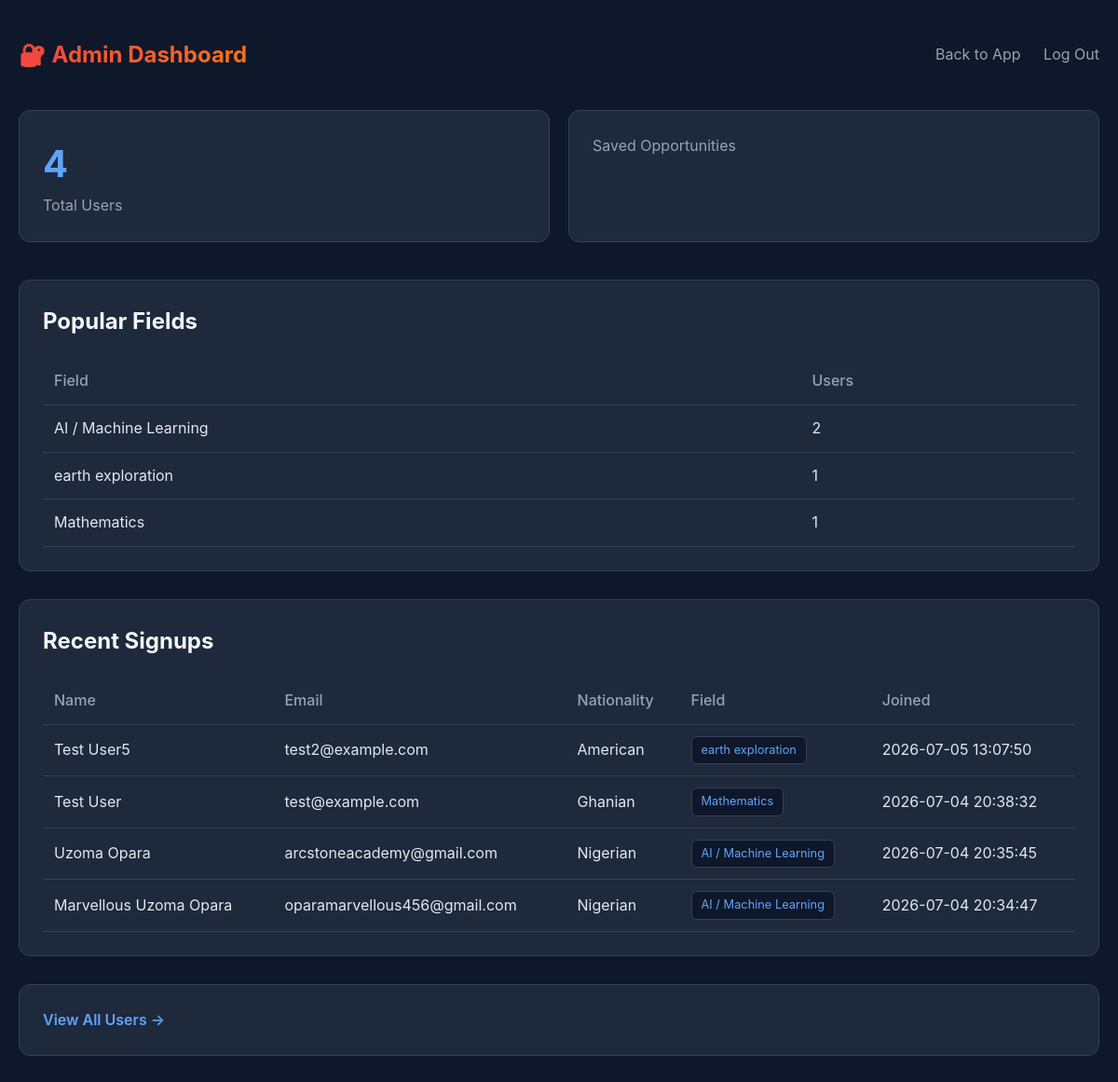
/admin (signed in), run on the app's committed database.
### tables this page shows
CREATE TABLE users (
            id INTEGER PRIMARY KEY AUTOINCREMENT,
            email TEXT UNIQUE NOT NULL,
            password_hash TEXT NOT NULL,
            name TEXT NOT NULL,
            nationality TEXT DEFAULT 'Nigerian',
            education TEXT DEFAULT 'BSc Physics',
            field TEXT DEFAULT 'AI / Machine Learning',
            status TEXT DEFAULT 'NYSC',
            created_at TIMESTAMP DEFAULT CURRENT_TIMESTAMP
        );

### web_app.py (the view)
@app.get("/admin", response_class=HTMLResponse)
def admin_dashboard(request: Request, admin: dict = Depends(get_admin_user)):
    if not admin:
        return RedirectResponse(url="/", status_code=302)
    conn = get_db()
    total_users = conn.execute("SELECT COUNT(*) as count FROM users").fetchone()["count"]
    total_saved = conn.execute("SELECT COUNT(*) as count FROM saved_opportunities").fetchone()["count"]
    recent_signups = conn.execute(
        "SELECT * FROM users ORDER BY created_at DESC LIMIT 10"
    ).fetchall()
    popular_fields = conn.execute("""
        SELECT field, COUNT(*) as count
        FROM users
        GROUP BY field
        ORDER BY count DESC
        LIMIT 5
    """).fetchall()
    conn.close()
    return templates.TemplateResponse(
        request=request,
        name="admin.html",
        context={
            "admin": admin,
            "total_users": total_users,
            "total_saved": total_saved,
            "recent_signups": [dict(r) for r in recent_signups],
            "popular_fields": [dict(r) for r in popular_fields],
        }
    )

### templates/admin.html (shortened to what this page needs)
<!DOCTYPE html>
<html lang="en">
<head>
</head>
<body>
    <div class="container">
        <div class="nav">
            <h1>🔐 Admin Dashboard</h1>
            <div class="nav-links">
                <a href="/">Back to App</a>
                <a href="/logout">Log Out</a>
            </div>
        </div>
        <div class="stats-grid">
            <div class="stat-card">
                <div class="number">{{ total_users }}</div>
                <div class="label">Total Users</div>
            </div>
            <div class="stat-card">
                <div class="label">Saved Opportunities</div>
            </div>
        </div>
        <div class="section">
            <h2>Popular Fields</h2>
            <table>
                <thead>
                    <tr>
                        <th>Field</th>
                        <th>Users</th>
                    </tr>
                </thead>
                <tbody>
                    {% for field in popular_fields %}
                    <tr>
                        <td>{{ field.field }}</td>
                        <td>{{ field.count }}</td>
                    </tr>
                    {% endfor %}
                </tbody>
            </table>
        </div>
        <div class="section">
            <h2>Recent Signups</h2>
            <table>
                <thead>
                    <tr>
                        <th>Name</th>
                        <th>Email</th>
                        <th>Nationality</th>
                        <th>Field</th>
                        <th>Joined</th>
                    </tr>
                </thead>
                <tbody>
                    {% for user in recent_signups %}
                    <tr>
                        <td>{{ user.name }}</td>
                        <td>{{ user.email }}</td>
                        <td>{{ user.nationality }}</td>
                        <td><span class="badge badge-blue">{{ user.field }}</span></td>
                        <td>{{ user.created_at }}</td>
                    </tr>
                    {% endfor %}
                </tbody>
            </table>
        </div>
        <div class="section">
            <a href="/admin/users" style="color: #60a5fa; text-decoration: none; font-weight: 600;">
                View All Users →
            </a>
        </div>
    </div>
</body>
</html>

### templates/admin.html (style rules this page uses)
* { margin: 0; padding: 0; box-sizing: border-box; }
body { font-family: -apple-system, BlinkMacSystemFont, 'Segoe UI', Roboto, sans-serif; background: #0f172a; color: #e2e8f0; line-height: 1.6; }
.container { max-width: 1200px; margin: 0 auto; padding: 40px 20px; }
.nav { display: flex; justify-content: space-between; align-items: center; margin-bottom: 40px; }
.nav h1 { font-size: 1.5rem; background: linear-gradient(135deg, #ef4444, #f97316); -webkit-background-clip: text; -webkit-text-fill-color: transparent; }
.nav-links a { color: #94a3b8; text-decoration: none; margin-left: 20px; }
.stats-grid { display: grid; grid-template-columns: repeat(auto-fit, minmax(250px, 1fr)); gap: 20px; margin-bottom: 40px; }
.stat-card { background: #1e293b; border: 1px solid #334155; border-radius: 12px; padding: 25px; }
.stat-card .number { font-size: 2.5rem; font-weight: 700; color: #60a5fa; }
.stat-card .label { color: #94a3b8; }
.section { background: #1e293b; border: 1px solid #334155; border-radius: 12px; padding: 25px; margin-bottom: 30px; }
.section h2 { color: #f1f5f9; margin-bottom: 20px; }
table { width: 100%; border-collapse: collapse; }
th, td { text-align: left; padding: 12px; border-bottom: 1px solid #334155; }
th { color: #94a3b8; font-weight: 500; }
td { color: #e2e8f0; }
.badge { display: inline-block; padding: 4px 10px; border-radius: 6px; font-size: 0.8rem; }
.badge-blue { background: #0f172a; color: #60a5fa; border: 1px solid #334155; }

### data on the page
users: name "Test User5", email "test2@example.com", nationality "American", field "earth exploration", created_at "2026-07-05 13:07:50"
users: name "Test User", email "test@example.com", nationality "Ghanian", field "Mathematics", created_at "2026-07-04 20:38:32"
users: name "Uzoma Opara", email "arcstoneacademy@gmail.com", nationality "Nigerian", field "AI / Machine Learning", created_at "2026-07-04 20:35:45"
users: name "Marvellous Uzoma Opara", email "oparamarvellous456@gmail.com", nationality "Nigerian", field "AI / Machine Learning", created_at "2026-07-04 20:34:47"

### other printed values
{{ total_users }} "4"
{{ field.field }} "AI / Machine Learning" "earth exploration" "Mathematics"
{{ field.count }} "2" "1" "1"
